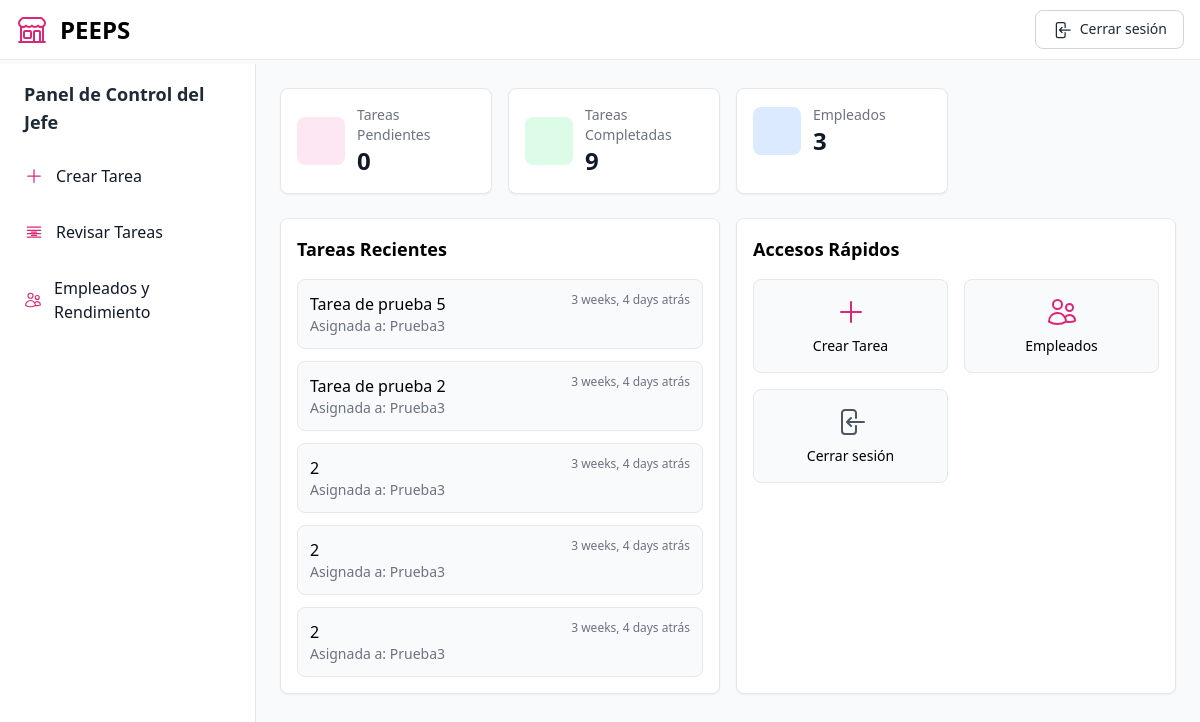
/jefe/ (signed in), run on an earlier commit of the app's database.
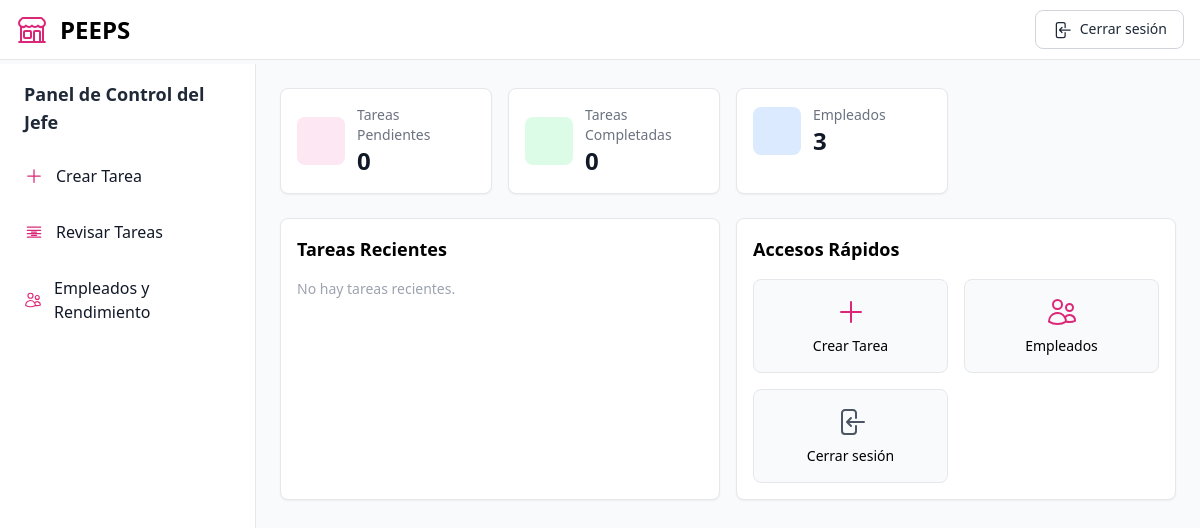
And on a later commit of the database.
### tasks/models.py (models this page shows, shortened)
class Tarea(models.Model):
    titulo = models.CharField(max_length=200)
    descripcion = models.TextField()
    jefe = models.ForeignKey(User, on_delete=models.CASCADE, related_name='tareas_creadas')
    empleados = models.ManyToManyField(EmpleadoPerfil, related_name='tareas_asignadas')
    tiempo_estimado = models.DurationField()
    fecha_asignacion = models.DateTimeField(auto_now_add=True)
    completada = models.BooleanField(default=False)
    fecha_completada = models.DateTimeField(null=True, blank=True)
    aceptada_por = models.ManyToManyField(EmpleadoPerfil, blank=True, related_name="tareas_aceptadas")
    PRIORIDADES = [
        ('Baja', 'Baja'),
        ('Media', 'Media'),
        ('Alta', 'Alta'),
    ]
    prioridad = models.CharField(max_length=10, choices=PRIORIDADES, default='Media')

class EmpleadoPerfil(models.Model):
    user = models.OneToOneField(User, on_delete=models.CASCADE)
    tienda = models.ForeignKey(Tienda, on_delete=models.CASCADE)
    es_jefe = models.BooleanField(default=False)

### tasks/views.py (the view)
# urls.py: path('jefe/', views.dashboard_jefe, name='dashboard_jefe'),  # Dashboard del jefe
@login_required
def dashboard_jefe(request):
    notificaciones = Notificacion.objects.filter(usuario=request.user, leida=False).order_by('-fecha')
    jefe = EmpleadoPerfil.objects.get(user=request.user)
    tareas_qs = Tarea.objects.filter(jefe=request.user)
    tareas_recientes = tareas_qs.order_by('-fecha_asignacion')[:5]
    return render(request, 'dashboard_jefe.html', {
        'tareas_recientes': tareas_recientes,
        'tareas_pendientes': tareas_qs.filter(completada=False).count(),
        'tareas_completadas': tareas_qs.filter(completada=True).count(),
        'empleado_count': EmpleadoPerfil.objects.filter(tienda=jefe.tienda, es_jefe=False).count(),
        'notificaciones': notificaciones
    })

### tasks/templates/dashboard_jefe.html (shortened to what the changed rows need)
{% load widget_tweaks %}
<!DOCTYPE html>
<html lang="es">
<head>
    <script src="https://cdn.tailwindcss.com"></script>
</head>
<body class="bg-gray-50">
    <div class="min-h-screen flex flex-col">
        <div class="flex flex-1 pt-16">
            <aside class="w-64 bg-white border-r border-gray-200 h-full fixed top-16 left-0 bottom-0 overflow-y-auto">
                <div class="px-3 py-4">
                    <h2 class="text-lg font-semibold text-gray-800 mb-4 px-3">Panel de Control del Jefe</h2>
                </div>
            </aside>
            <main class="ml-64 p-6 flex-1">
                <div class="grid grid-cols-1 md:grid-cols-2 lg:grid-cols-4 gap-4 mb-6">
                    <div class="bg-white rounded-lg border border-gray-200 p-4 shadow-sm">
                        <div class="flex items-center">
                            <div>
                                <p class="text-sm font-medium text-gray-500">Tareas Completadas</p>
                                <p class="text-2xl font-bold text-gray-900">{{ tareas_completadas }}</p>
                            </div>
                        </div>
                    </div>
                </div>
                <div class="grid grid-cols-1 lg:grid-cols-2 gap-4 mb-6">
                    <div class="bg-white rounded-lg border border-gray-200 p-4 shadow-sm">
                        <div class="space-y-3">
                            {% for tarea in tareas_recientes %}
                            <div class="p-3 bg-gray-50 rounded-lg border border-gray-200">
                                <div class="flex justify-between">
                                    <span class="font-medium">{{ tarea.titulo }}</span>
                                    <span class="text-xs text-gray-500">
                                        {{ tarea.fecha_asignacion|timesince }} atrás
                                    </span>
                                </div>
                                <p class="text-sm text-gray-500">
                                    Asignada a:
                                    {% for emp in tarea.empleados.all %}
                                    {{ emp.user.get_full_name|default:emp.user.username }}
                                    {% endfor %}
                                </p>
                            </div>
                            {% empty %}
                            <p class="text-sm text-gray-400">No hay tareas recientes.</p>
                            {% endfor %}
                        </div>
                    </div>
                </div>
            </main>
        </div>
    </div>
</body>
</html>

What changed in the data, as far as the page shows it:
removed Tarea: titulo "Tarea de prueba 5", fecha_asignacion "3 weeks, 4 days"
no longer on this page (row unchanged): EmpleadoPerfil: user.get_full_name "Prueba3"
removed Tarea: titulo "Tarea de prueba 2", fecha_asignacion "3 weeks, 4 days"
removed Tarea: titulo "2", fecha_asignacion "3 weeks, 4 days"
removed Tarea: titulo "2", fecha_asignacion "3 weeks, 4 days"
removed Tarea: titulo "2", fecha_asignacion "3 weeks, 4 days"
Also different on the page:
{{ tareas_completadas }}: "9" → "0"
text now shown: "No hay tareas recientes."
